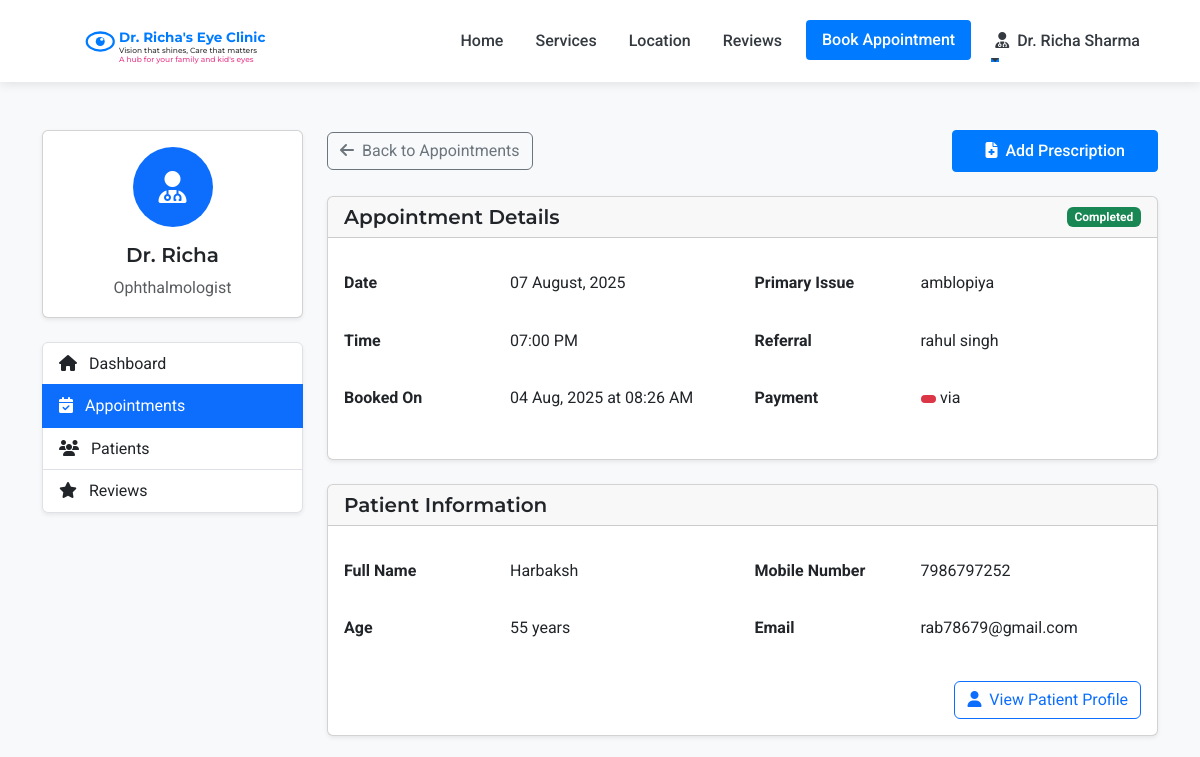
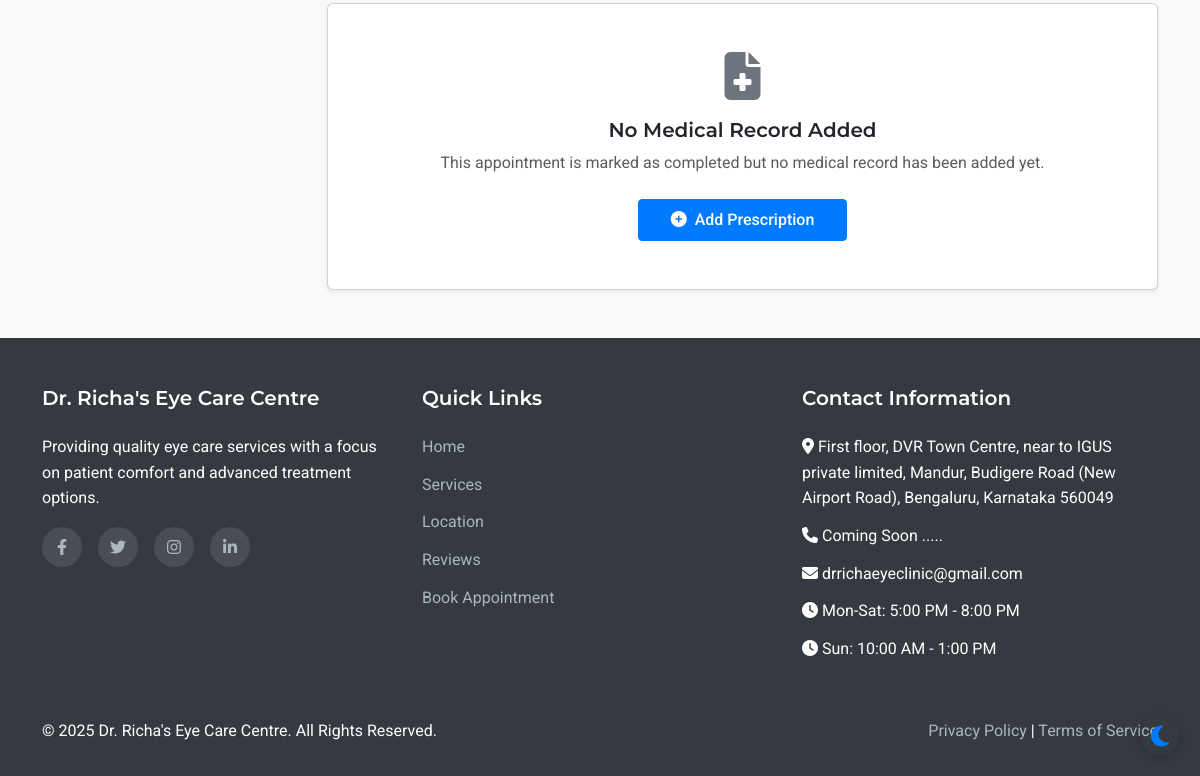
/admin/appointment/1 (signed in), run on an earlier commit of the app's database (2 pictures, top to bottom).
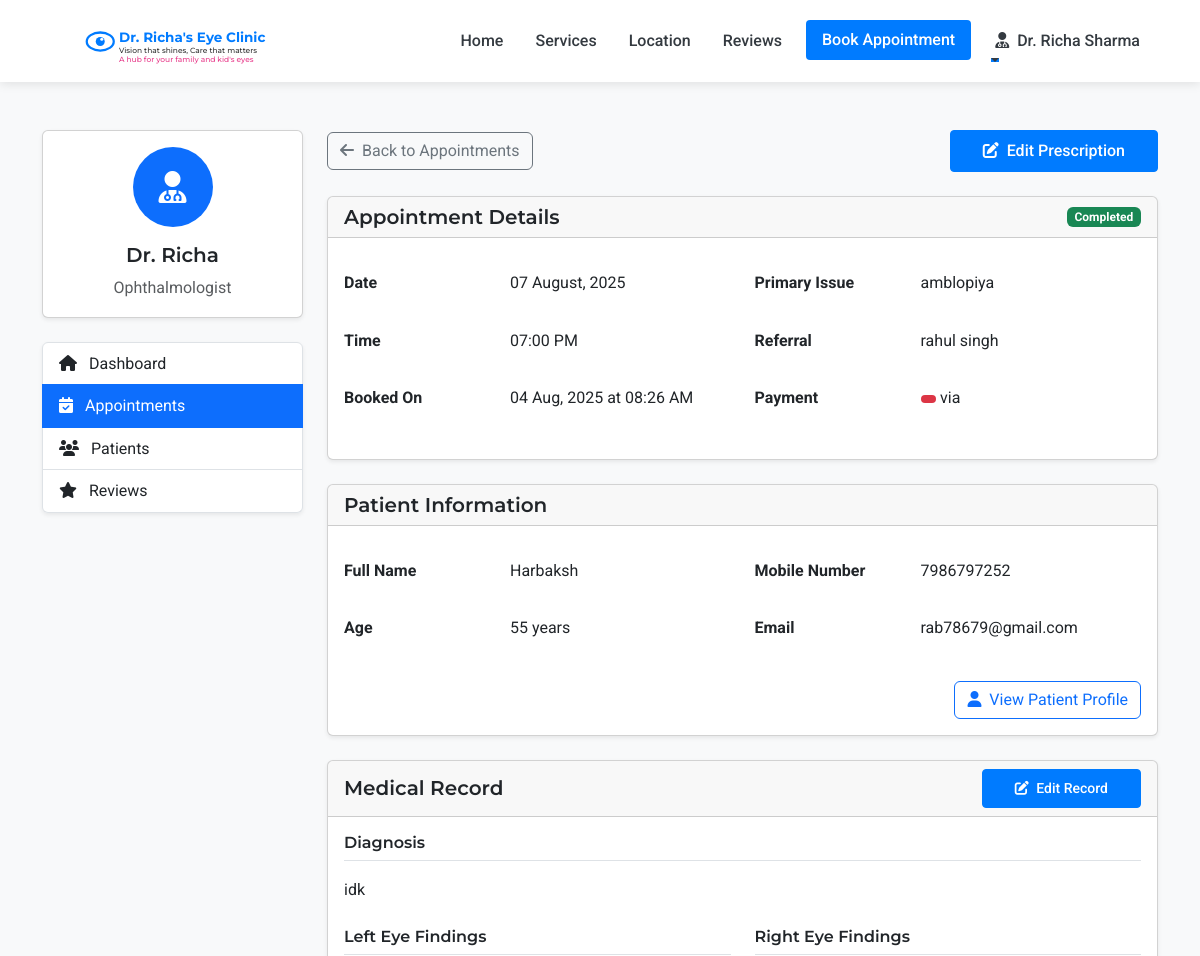
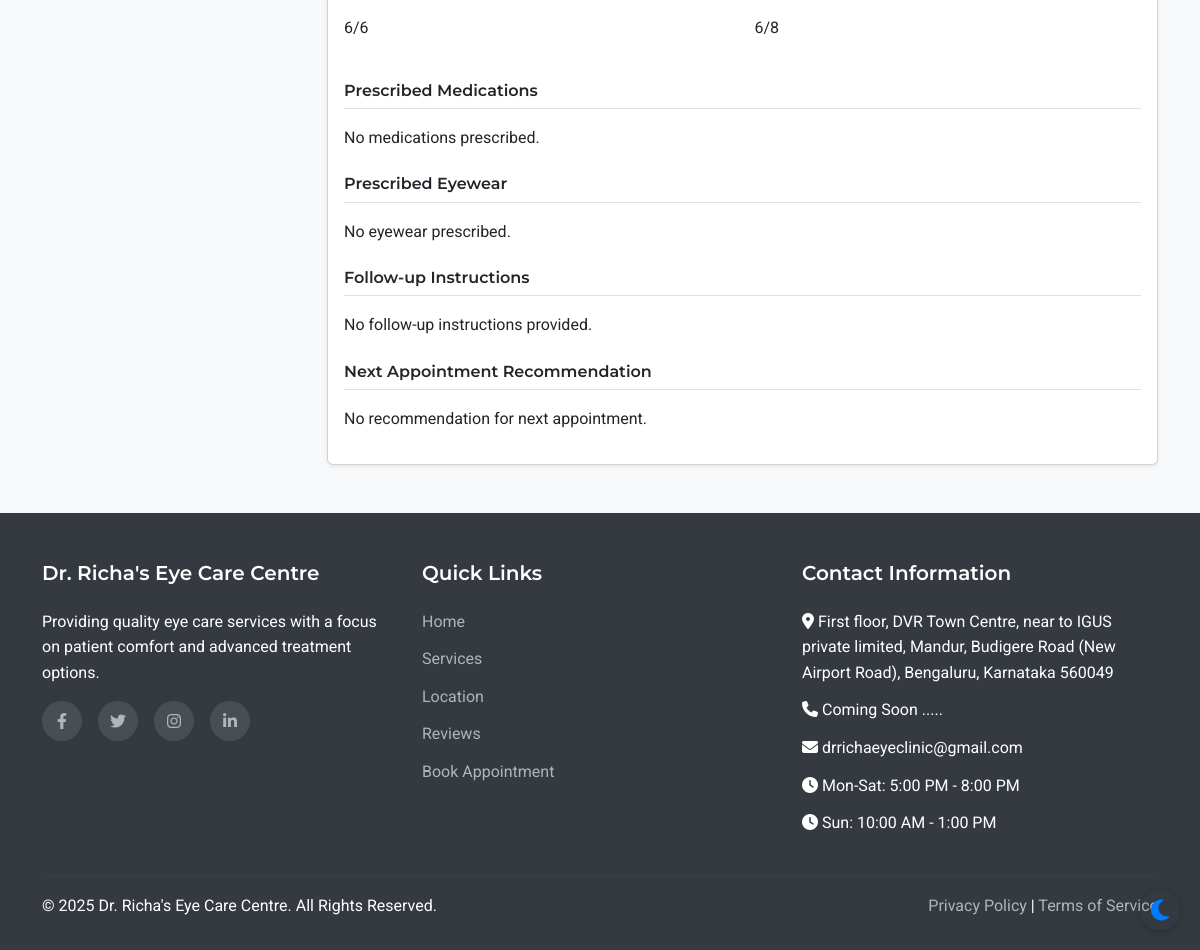
And on a later commit of the database (2 pictures, top to bottom).
### models.py (models this page shows, shortened)
class MedicalRecord(db.Model):
    id = db.Column(db.Integer, primary_key=True)
    appointment_id = db.Column(db.Integer, db.ForeignKey('appointment.id'), nullable=False)
    appointment = db.relationship('Appointment', backref='medical_record', uselist=False)
    left_eye_assessment = db.Column(db.Text, nullable=True)
    right_eye_assessment = db.Column(db.Text, nullable=True)
    doctor_notes = db.Column(db.Text, nullable=True)
    left_eye_findings = db.Column(db.Text, nullable=True)
    right_eye_findings = db.Column(db.Text, nullable=True)
    additional_remarks = db.Column(db.Text, nullable=True)
    diagnosis = db.Column(db.Text, nullable=True)
    prescribed_medications = db.Column(db.Text, nullable=True)
    prescribed_eyewear = db.Column(db.Text, nullable=True)
    follow_up_instructions = db.Column(db.Text, nullable=True)
    next_appointment_recommendation = db.Column(db.Text, nullable=True)
    created_at = db.Column(db.DateTime, default=datetime.utcnow)
    updated_at = db.Column(db.DateTime, default=datetime.utcnow, onupdate=datetime.utcnow)

### routes.py (the view, shortened to what this page needs)
@app.route('/admin/appointment/<int:appointment_id>', methods=['GET', 'POST'])
@login_required
def admin_appointment_view(appointment_id):
    if not (isinstance(current_user, Admin) or isinstance(current_user, Assistant) or isinstance(current_user, Doctor)):
        flash('Access denied. Staff privileges required.', 'danger')
        return redirect(url_for('index'))
    appointment = Appointment.query.get_or_404(appointment_id)
    medical_record = MedicalRecord.query.filter_by(appointment_id=appointment_id).first()
    has_medical_record = medical_record is not None
    return render_template('admin/appointment_view.html', appointment=appointment, medical_record=medical_record, has_medical_record=has_medical_record)

### app.py (called while the page is built)
@login_manager.user_loader
def load_user(user_id):
    from models import Doctor, Assistant, Admin, Patient
    try:
        if user_id.startswith('doctor_'):
            return Doctor.query.get(int(user_id.split('_')[1]))
        elif user_id.startswith('assistant_'):
            return Assistant.query.get(int(user_id.split('_')[1]))
        elif user_id.startswith('admin_'):
            return Admin.query.get(int(user_id.split('_')[1]))
        else:
            return Patient.query.get(int(user_id))
    except (ValueError, AttributeError):
        return None

### routes.py (called while the page is built)
@app.context_processor
def inject_now():
    return {'now': datetime.now()}

### templates/admin/appointment_view.html (shortened to what the changed rows need)
{% extends 'layout.html' %}
{% block content %}
<section class="py-5 bg-light">
    <div class="container">
        <div class="row">
            <div class="col-lg-9">
                <div class="d-flex justify-content-between align-items-center mb-4">
                    <div>
                        {% if appointment.status == 'scheduled' %}
                            <form method="POST" action="{{ url_for('admin_appointment_view', appointment_id=appointment.id) }}" class="d-inline">
                                <input type="hidden" name="csrf_token" value="{{ csrf_token() }}">
                                <input type="hidden" name="action" value="complete">
                                <button type="submit" class="btn btn-success me-2">
                                    <i class="fas fa-check me-1"></i> Mark as Completed
                                </button>
                            </form>
                            <form method="POST" action="{{ url_for('admin_appointment_view', appointment_id=appointment.id) }}" class="d-inline">
                                <input type="hidden" name="csrf_token" value="{{ csrf_token() }}">
                                <input type="hidden" name="action" value="cancel">
                                <button type="submit" class="btn btn-danger">
                                    <i class="fas fa-times me-1"></i> Cancel Appointment
                                </button>
                            </form>
                        {% elif appointment.status == 'completed' %}
                            <a href="{{ url_for('admin_add_prescription', appointment_id=appointment.id) }}" class="btn btn-primary">
                                {% if has_medical_record %}
                                    <i class="fas fa-edit me-1"></i> Edit Prescription
                                {% else %}
                                    <i class="fas fa-file-medical me-1"></i> Add Prescription
                                {% endif %}
                            </a>
                        {% endif %}
                    </div>
                </div>
                <div class="card shadow-sm mb-4">
                    <div class="card-body">
                        <div class="row">
                            <div class="col-md-6">
                                <table class="table table-borderless">
                                    <tr>
                                        <th class="ps-0" style="width: 150px;">Date</th>
                                    </tr>
                                    <tr>
                                        <th class="ps-0">Time</th>
                                    </tr>
                                    <tr>
                                        <th class="ps-0">Booked On</th>
                                    </tr>
                                </table>
                            </div>
                            <div class="col-md-6">
                                <table class="table table-borderless">
                                    <tr>
                                        <th class="ps-0" style="width: 150px;">Primary Issue</th>
                                    </tr>
                                    <tr>
                                        <th class="ps-0">Referral</th>
                                    </tr>
                                    {% if appointment.payment %}
                                    <tr>
                                        <th class="ps-0">Payment</th>
                                    </tr>
                                    {% endif %}
                                </table>
                            </div>
                        </div>
                    </div>
                </div>
                <div class="card shadow-sm mb-4">
                    <div class="card-body">
                        <div class="row">
                            <div class="col-md-6">
                                <table class="table table-borderless">
                                    <tr>
                                        <th class="ps-0" style="width: 150px;">Full Name</th>
                                    </tr>
                                    <tr>
                                        <th class="ps-0">Age</th>
                                    </tr>
                                </table>
                            </div>
                            <div class="col-md-6">
                                <table class="table table-borderless">
                                    <tr>
                                        <th class="ps-0" style="width: 150px;">Mobile Number</th>
                                    </tr>
                                    <tr>
                                        <th class="ps-0">Email</th>
                                    </tr>
                                </table>
                            </div>
                        </div>
                    </div>
                </div>
                {% if has_medical_record %}
                <div class="card shadow-sm">
                    <div class="card-header d-flex justify-content-between align-items-center">
                        <h5 class="mb-0">Medical Record</h5>
                        <a href="{{ url_for('admin_add_prescription', appointment_id=appointment.id) }}" class="btn btn-sm btn-primary">
                            <i class="fas fa-edit me-1"></i> Edit Record
                        </a>
                    </div>
                    <div class="card-body">
                        <div class="mb-4">
                            <h6 class="border-bottom pb-2 mb-3">Diagnosis</h6>
                            <p>{{ medical_record.diagnosis or 'No diagnosis recorded.' }}</p>
                        </div>
                        <div class="row mb-4">
                            <div class="col-md-6">
                                <h6 class="border-bottom pb-2 mb-3">Left Eye Findings</h6>
                                <p>{{ medical_record.left_eye_findings or 'No findings recorded.' }}</p>
                            </div>
                            <div class="col-md-6">
                                <h6 class="border-bottom pb-2 mb-3">Right Eye Findings</h6>
                                <p>{{ medical_record.right_eye_findings or 'No findings recorded.' }}</p>
                            </div>
                        </div>
                        <div class="mb-4">
                            <h6 class="border-bottom pb-2 mb-3">Prescribed Medications</h6>
                            <p>{{ medical_record.prescribed_medications or 'No medications prescribed.' }}</p>
                        </div>
                        <div class="mb-4">
                            <h6 class="border-bottom pb-2 mb-3">Prescribed Eyewear</h6>
                            <p>{{ medical_record.prescribed_eyewear or 'No eyewear prescribed.' }}</p>
                        </div>
                        <div class="mb-4">
                            <h6 class="border-bottom pb-2 mb-3">Follow-up Instructions</h6>
                            <p>{{ medical_record.follow_up_instructions or 'No follow-up instructions provided.' }}</p>
                        </div>
                        <div>
                            <h6 class="border-bottom pb-2 mb-3">Next Appointment Recommendation</h6>
                            <p>{{ medical_record.next_appointment_recommendation or 'No recommendation for next appointment.' }}</p>
                        </div>
                    </div>
                </div>
                {% elif appointment.status == 'completed' %}
                <div class="card shadow-sm">
                    <div class="card-body text-center py-5">
                        <div class="mb-3">
                            <i class="fas fa-file-medical fa-3x text-secondary"></i>
                        </div>
                        <h5>No Medical Record Added</h5>
                        <p class="text-muted">This appointment is marked as completed but no medical record has been added yet.</p>
                        <a href="{{ url_for('admin_add_prescription', appointment_id=appointment.id) }}" class="btn btn-primary mt-2">
                            <i class="fas fa-plus-circle me-1"></i> Add Prescription
                        </a>
                    </div>
                </div>
                {% endif %}
            </div>
        </div>
    </div>
</section>
{% endblock %}

What changed in the data, as far as the page shows it:
added MedicalRecord: diagnosis "idk", left_eye_findings "6/6", right_eye_findings "6/8", prescribed_medications "No medications prescribed.", prescribed_eyewear "No eyewear prescribed.", follow_up_instructions "No follow-up instructions provided.", next_appointment_recommendation "No recommendation for next appointment."
Also different on the page:
text no longer shown: "Add Prescription No Medical Record Added This appointment is marked as completed but no medical record has been added yet. Add Prescription"
text now shown: "Edit Prescription Medical Record Edit Record Diagnosis Left Eye Findings Right Eye Findings Prescribed Medications Prescribed Eyewear Follow-up Instructions Next Appointment Recommendation"
